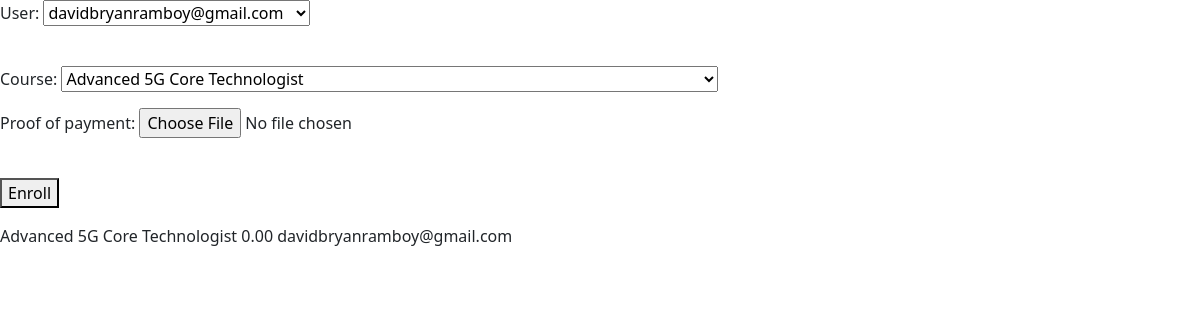
/course/enroll/58/58 (signed in), run on the app's committed database.
### course/models.py (models this page shows)
class Course(models.Model):
    category = models.ForeignKey(Category, related_name='courses',on_delete=models.CASCADE)
    course = models.CharField(max_length=255)
    duration = models.CharField(max_length=255)
    price = models.DecimalField(max_digits=12, decimal_places=2)
    def __str__(self):
        return self.course

### account/models.py (models this page shows)
class Custom_user(AbstractUser):
    address = models.CharField(max_length=100, blank=True, null=True)
    phone_number = models.CharField(max_length=20, blank=True, null=True)
    email = models.EmailField(unique=True,blank=True, null=True)
    position = models.CharField(max_length=100,blank=True, null=True)
    company = models.CharField(max_length=100,blank=True, null=True)
    def __str__(self):
        return self.email
    EMAIL_FIELD = 'email'
    ADDRESS_FIELD = 'address'
    PHONE_NUMBER_FIELD = 'phone_number'
    REQUIRED_FIELDS = ['email','address','phone_number']
    is_active = models.BooleanField(default=True)

### course/views.py (the view)
# urls.py: path('enroll/<int:pk1>/<int:pk2>', views.detail, name="detail"),
@login_required
def detail(request, pk1, pk2):
    course = get_object_or_404(Course, pk=pk1)
    user = request.user
    courseOne = get_object_or_404(Course, pk=pk1)
    batchcourse = TrainingBatch.objects.filter(course=courseOne) & TrainingBatch.objects.filter(id=pk2)
    initial_values_batch = {
        'user': user,
        'course': batchcourse
    }
    form_batch = NewParticipant(request.POST or None,initial=initial_values_batch)
    initial_values = {
        'user': user,
        'course': course
    }
    form = NewCourseForm(request.POST or None, request.FILES or None,initial=initial_values)
    if not RegisterBatch.objects.filter(batch_course_id=pk2).exists():
        if request.method == 'POST':
            if form.is_valid():
                batch_instance = TrainingBatch.objects.filter(course=courseOne,id=pk2)
                ordered_course = form.save(commit=False)
                ordered_course.price = course.price
                ordered_course.user = user
                form.save()
                batch_course = form_batch.save(commit=False)
                batch_course.course = course
                batch_instance.first().participants.add(request.user)
                batch_course.batch_course_id = pk2
                form_batch.save()
                return redirect('course:my_courses')
    else:
        messages_text = f"A registration for this batch course already exits."
        messages.warning(request, messages_text)
    return render(request, 'course/enroll.html', {
        'form': form,
        'course' : course,
        'form_batch' : form_batch,
        'batchcourse' : batchcourse,
    })

### course/forms.py
class NewCourseForm(forms.ModelForm):
    class Meta:
        model = OrderedCourse
        fields = ('course','proof_of_payment')

class NewParticipant(forms.ModelForm):
    class Meta:
        model = RegisterBatch
        fields = ('user',)

### course/templates/course/enroll.html (shortened to what this page needs)
{% extends 'account/base.html' %}
{% block content %}
<form method="POST"  enctype="multipart/form-data">
    {{form_batch.as_p}}<br>
    {{form.as_p}}<br>
    <button id={batch.id} name="batch_id" value="{{batch.id}}" type="submit">Enroll</button>
</form>
{{course.course}}
{{course.price}}
{{user.email}}
{% endblock %}

### data on the page
Course: course "Advanced 5G Core Technologist"
Course: course "Advanced 5G Core Technologist", price "0.00"
Custom_user: email "davidbryanramboy@gmail.com"
